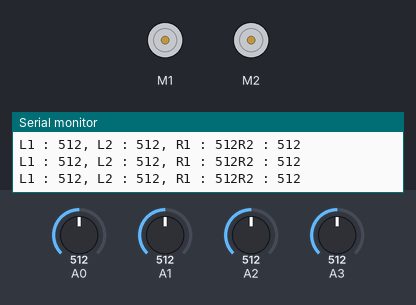
A sketch run on a simulated Arduino Uno, built with avr-gcc and run on an emulated ATmega328P. Shown: 2 × DC motor (green arrow = forward, orange = backward, longer = faster), the last lines printed to the serial monitor. Inputs (shaded band) come from the test bench; at power-on: A1 = 512, A3 = 512, A2 = 512, A0 = 512.

Above: at 1.7 s.
1.8 s: A1 set to 484
At 2.5 s:
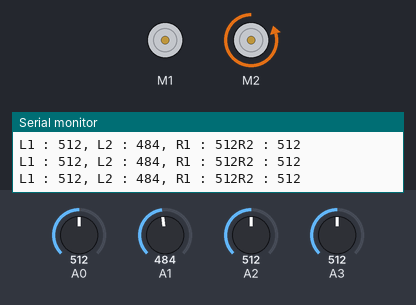
3.3 s: A3 set to 483
At 3.7 s:
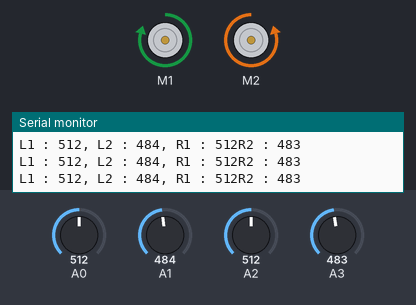
4.8 s: A1 set to 510
At 6.0 s:
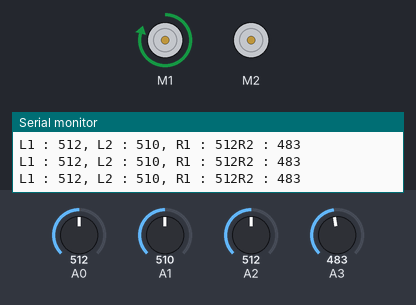
6.3 s: A2 set to 109
9.3 s: A2 set to 88
Timing chart, 0 to 12.3 s (numbered marks = the images above; inputs shaded):
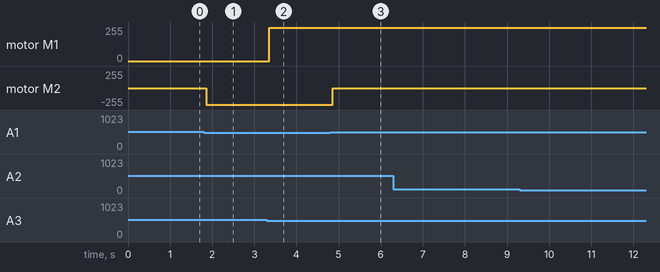

Measured:
- the behaviour switches between 501 and 500 on A1 (found by bisection; images 0 and 1)
- the behaviour switches between 501 and 500 on A3 (found by bisection; images 1 and 2)
- after the input at 1.8 s, motor M2: stopped → backward 250/255 after 0.06 s
- after the input at 3.3 s, motor M1: stopped → forward 250/255 after 0.06 s
- after the input at 4.8 s, motor M2: backward 250/255 → stopped after 0.06 s

The sketch:

arduino_yeji.ino
```cpp
#include <AFMotor.h>


AF_DCMotor leftMotor(1);
AF_DCMotor rightMotor(2);


int rightSpeed;
int leftSpeed;

void setup() {

  //init
  Serial.begin(9600);
  Serial.println("Motor Start");
  delay(500);

  pinMode(A0, INPUT);
  pinMode(A1, INPUT);
  pinMode(A2, INPUT);
  pinMode(A3, INPUT);

  rightSpeed=250;
  leftSpeed=250;
  //leftMotor 구동부
  leftMotor.setSpeed(leftSpeed);
//  leftMotor.run(RELEASE);

  //rightMotor 구동부
  rightMotor.setSpeed(rightSpeed);
//  rightMotor.run(RELEASE);

}
void loop() {

  int L1=analogRead(A0); // 맨 왼쪽
  int L2=analogRead(A1); // 왼쪽 중간
  int R2=analogRead(A3); // 오른쪽 중간
  int R1=analogRead(A2); //맨 오른쪽
  Serial.print("L1 : ");
  Serial.print(L1);
  Serial.print(", L2 : ");
  Serial.print(L2);
  Serial.print(", R1 : ");
  Serial.print(R1);
  Serial.print("R2 : ");
  Serial.println(R2);
  //노란색이 오른쪽 끝 A2
  //검은색이 오른쪽 중간 A3
  //A1 왼쪽 중간
  //A0 왼쪽 끝
  leftMotor.setSpeed(leftSpeed);
  rightMotor.setSpeed(rightSpeed);


  //뒤집은 거 기준으로 왼쪽 모터 구동
  leftMotor.run(FORWARD);
  //뒤집은 거 기준으로 오른쪽 모터 구동
  rightMotor.run(BACKWARD);

  if(L2>500) {
//    rightMotor.run(RELEASE);
//    leftMotor.setSpeed(leftSpeed);
    rightMotor.setSpeed(rightSpeed-250);
  }
  if(R2>500) {
//    leftMotor.run(RELEASE);
//    rightMotor.setSpeed(rightSpeed);
    leftMotor.setSpeed(leftSpeed-250);
  }


  //이게 각도 트는거
//  if(R2>500) {
//    if(R1>500) {
//      rightMotor.run(FORWARD);
//      leftMotor.run(BACKWARD);
//    }
//    else {
//     leftMotor.run(FORWARD);
//     rightMotor.run(RELEASE);
//    }
//  }
//
//
//  if(L2>500) {
//    if(L1>500) {
//      leftMotor.run(BACKWARD);
//      leftMotor.run(BACKWARD);
//      rightMotor.run(BACKWARD);
//    }
//    else {
//      leftMotor.run(RELEASE);
//      rightMotor.run(BACKWARD);
//    }
//  }


// 프로그램 전체 ShouldCode

//  //일단 출발
//
//  if(R2<100) {
//    if(R1<100) {
//      //왼쪽 반대로 돌리고 오른쪽 존나 가
//    }
//    else {
//      //왼쪽 정지하고 오른쪽 존나 가
//    }
//  }
//  else if(L2<100) {
//    if(L1<100) {
//      //오른쪽 반대로 돌리고 왼쪽 존나 가
//    }
//    else {
//      //오른쪽 정지하고 왼쪽 존나 가
//    }
//  }
}
```
